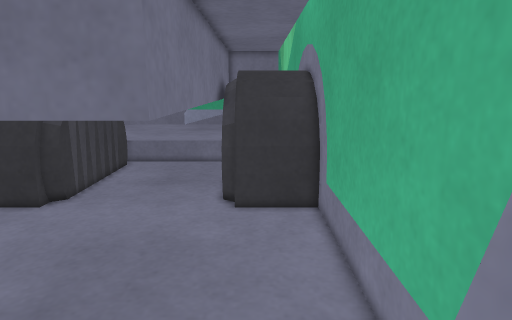
View 1 (above)

15 first-person views from a walk through a world built for the Gazebo simulator. The camera is 0.61 m above the floor, tilts 12° down and sees 75° across. The floor is counted in squares, 0.1 m on a side. Each view is taken from the middle of a square. On the plan, view 1 faces up. The plan holds only what a view shows up to about 20 squares ahead; the rest is blank. The place goes on beyond the plan.

View 2
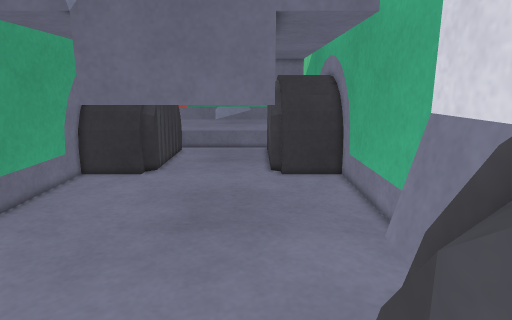

View 3
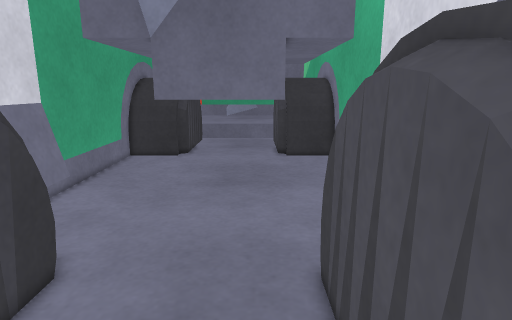

View 4
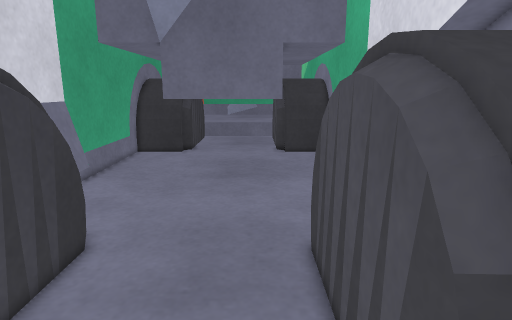

View 5
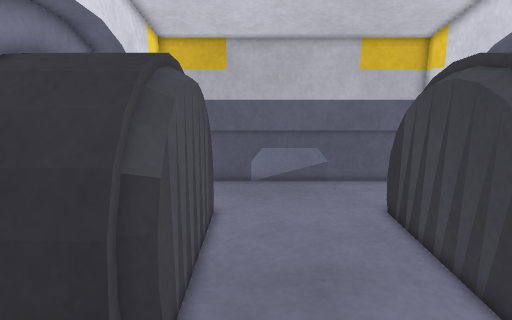

View 6
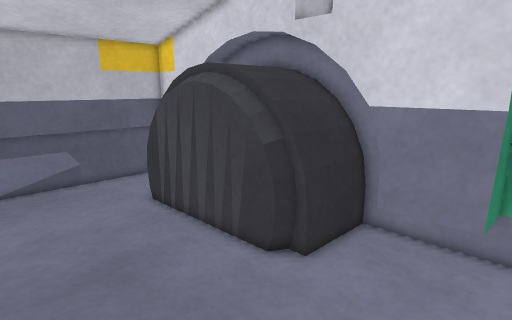

View 7
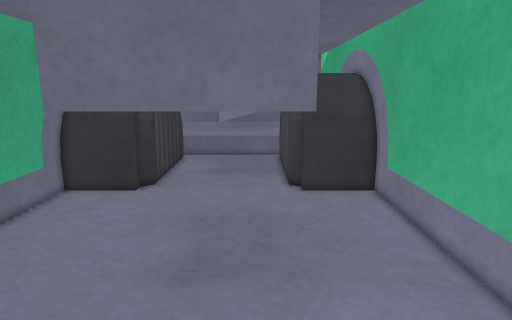

View 8
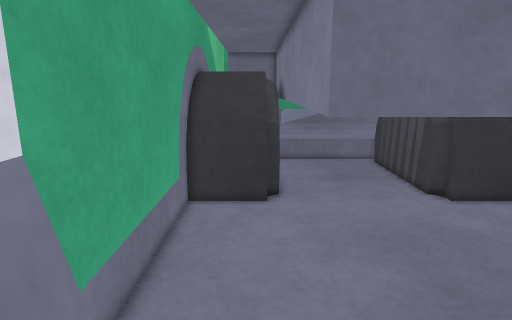

View 9
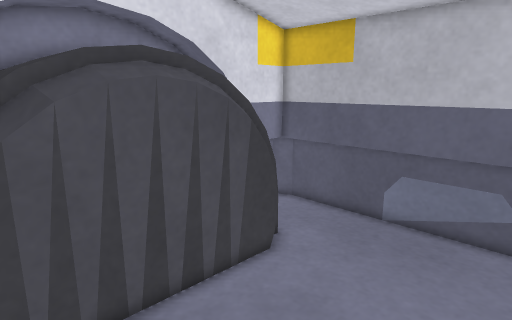

View 10
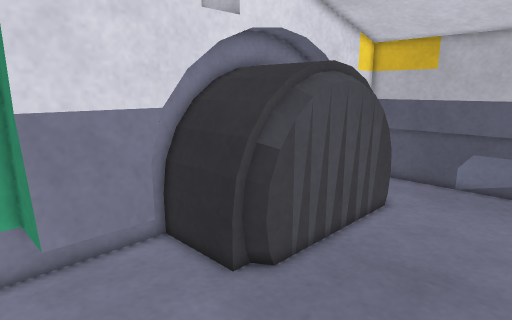

View 11
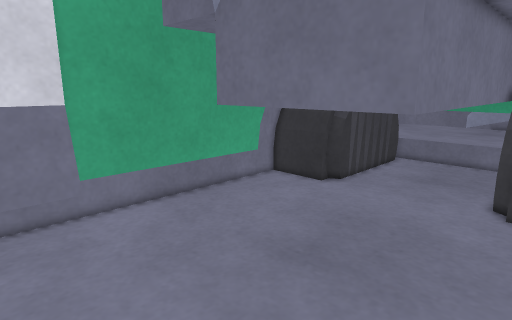

View 12
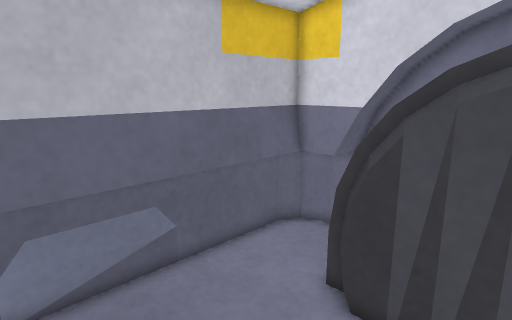

View 13
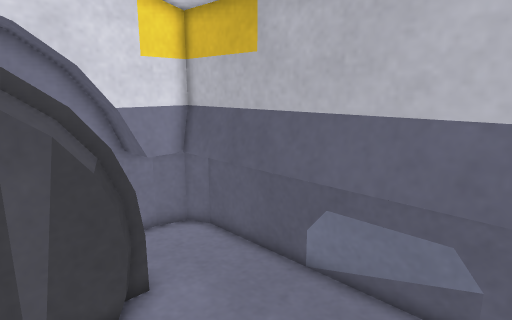

View 14
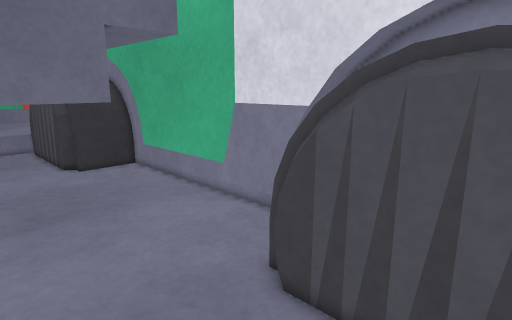

View 15
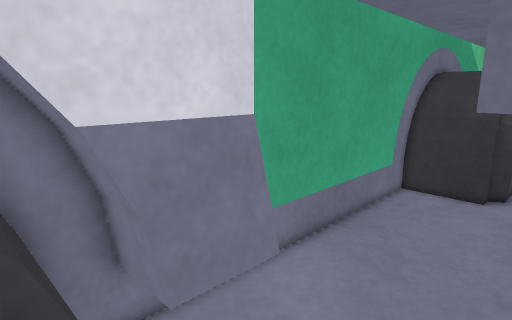

### Floor plan
Key: @ floor where view 1 was taken; # wall or solid block; . floor; = window, fence, low wall or low ledge; v drop or lower ground; T thing the floor can be seen under or through.
Columns run from 16 left of view 1 to 3 right of it. Each row starts with its distance up from view 1.
 19  ##
 18 v######       ######
 17 v=====#       #====#
 16 #.....T       T....#
 15 #.....T       T....#
 14 #.....T       T....#
 13 #.....T       T....#
 12 #.....T       T....#
 11 #.....T       T....#
 10 #.....T       T....#
  9 #.....T       T....#
  8 #.....T       T....#
  7 #.....TTTTTT###....#
  6 #..................#
  5 #..................#
  4 #..................#
  3 #..................#
  2 v##=.............=##
  1 v #=.............##=
  0 v #=............@##
 -1 v##=.............=#
 -2 v##...............#
 -3 v##===.........===#
 -4 v####=........=####
 -5  #####........=##
 -6  ##  #........##
 -7  #   #........##
 -8  #   #........#
 -9  #   #........#
-10  #  ##........##
-11  #####........##
-12  #####........=#
-13  ## #=........=## #
-14 v## ==.........== #
-15 v##...............#
-16  ##..............=#
-17 v=#===============#
-18 v=#################
-19  v========

Positions as (right, up) in squares from view 1, and headings:
1: (0, 0), facing up
2: (-3, -7), facing up
3: (-4, -14), facing up
4: (-4, -16), facing up
5: (-4, 3), facing down
6: (-2, 4), facing down-left
7: (-4, -3), facing up
8: (-12, -1), facing up
9: (-10, -4), facing down-right
10: (-9, 4), facing down-right
11: (1, -2), facing up-left
12: (-3, -9), facing down-left
13: (-10, -10), facing down-right
14: (-9, -10), facing up-right
15: (-8, -4), facing up-left
